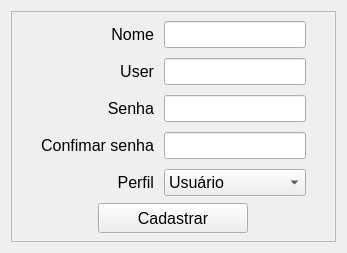
    <widget class="QWidget" name="tab_cadastrar_usuario">
     <layout class="QHBoxLayout" name="horizontalLayout_3">
      <item>
       <widget class="QFrame" name="frame">
        <property name="frameShape">
         <enum>QFrame::StyledPanel</enum>
        </property>
        <property name="frameShadow">
         <enum>QFrame::Raised</enum>
        </property>
        <layout class="QVBoxLayout" name="verticalLayout_2">
         <item>
          <layout class="QHBoxLayout" name="horizontalLayout" stretch="1,4">
           <property name="spacing">
            <number>10</number>
           </property>
           <property name="leftMargin">
            <number>20</number>
           </property>
           <property name="rightMargin">
            <number>20</number>
           </property>
           <item>
            <layout class="QVBoxLayout" name="verticalLayout_3">
             <item>
              <widget class="QLabel" name="label_10">
               <property name="font">
                <font>
                 <pointsize>12</pointsize>
                </font>
               </property>
               <property name="text">
                <string>Nome</string>
               </property>
               <property name="alignment">
                <set>Qt::AlignRight|Qt::AlignTrailing|Qt::AlignVCenter</set>
               </property>
               <property name="margin">
                <number>16</number>
               </property>
              </widget>
             </item>
             <item>
              <widget class="QLabel" name="label_9">
               <property name="font">
                <font>
                 <pointsize>12</pointsize>
                </font>
               </property>
               <property name="text">
                <string>User</string>
               </property>
               <property name="alignment">
                <set>Qt::AlignRight|Qt::AlignTrailing|Qt::AlignVCenter</set>
               </property>
               <property name="margin">
                <number>16</number>
               </property>
              </widget>
             </item>
             <item>
              <widget class="QLabel" name="label_11">
               <property name="font">
                <font>
                 <pointsize>12</pointsize>
                </font>
               </property>
               <property name="text">
                <string>Senha</string>
               </property>
               <property name="alignment">
                <set>Qt::AlignRight|Qt::AlignTrailing|Qt::AlignVCenter</set>
               </property>
               <property name="margin">
                <number>16</number>
               </property>
              </widget>
             </item>
             <item>
              <widget class="QLabel" name="label_12">
               <property name="font">
                <font>
                 <pointsize>12</pointsize>
                </font>
               </property>
               <property name="text">
                <string>Confimar senha</string>
               </property>
               <property name="alignment">
                <set>Qt::AlignRight|Qt::AlignTrailing|Qt::AlignVCenter</set>
               </property>
               <property name="margin">
                <number>16</number>
               </property>
              </widget>
             </item>
             <item>
              <widget class="QLabel" name="label_13">
               <property name="font">
                <font>
                 <pointsize>12</pointsize>
                </font>
               </property>
               <property name="text">
                <string>Perfil</string>
               </property>
               <property name="alignment">
                <set>Qt::AlignRight|Qt::AlignTrailing|Qt::AlignVCenter</set>
               </property>
               <property name="margin">
                <number>16</number>
               </property>
              </widget>
             </item>
            </layout>
           </item>
           <item>
            <layout class="QVBoxLayout" name="verticalLayout_4">
             <item>
              <widget class="QLineEdit" name="txt_nome">
               <property name="font">
                <font>
                 <pointsize>12</pointsize>
                </font>
               </property>
              </widget>
             </item>
             <item>
              <widget class="QLineEdit" name="txt_user">
               <property name="font">
                <font>
                 <pointsize>12</pointsize>
                </font>
               </property>
              </widget>
             </item>
             <item>
              <widget class="QLineEdit" name="txt_senha">
               <property name="font">
                <font>
                 <pointsize>12</pointsize>
                </font>
               </property>
               <property name="echoMode">
                <enum>QLineEdit::Password</enum>
               </property>
              </widget>
             </item>
             <item>
              <widget class="QLineEdit" name="txt_senha_2">
               <property name="font">
                <font>
                 <pointsize>12</pointsize>
                </font>
               </property>
               <property name="echoMode">
                <enum>QLineEdit::Password</enum>
               </property>
              </widget>
             </item>
             <item>
              <widget class="QComboBox" name="cb_perfil_usuario">
               <property name="font">
                <font>
                 <pointsize>12</pointsize>
                </font>
               </property>
               <property name="editable">
                <bool>false</bool>
               </property>
               <property name="currentIndex">
                <number>0</number>
               </property>
               <item>
                <property name="text">
                 <string>Usuário</string>
                </property>
               </item>
               <item>
                <property name="text">
                 <string>Administrador</string>
                </property>
               </item>
              </widget>
             </item>
            </layout>
           </item>
          </layout>
         </item>
         <item alignment="Qt::AlignHCenter">
          <widget class="QPushButton" name="btn_cadastrar_user">
           <property name="minimumSize">
            <size>
             <width>150</width>
             <height>30</height>
            </size>
           </property>
           <property name="maximumSize">
            <size>
             <width>150</width>
             <height>27</height>
            </size>
           </property>
           <property name="font">
            <font>
             <pointsize>12</pointsize>
            </font>
           </property>
           <property name="layoutDirection">
            <enum>Qt::LeftToRight</enum>
           </property>
           <property name="text">
            <string>Cadastrar</string>
           </property>
          </widget>
         </item>
        </layout>
       </widget>
      </item>
     </layout>
    </widget>
